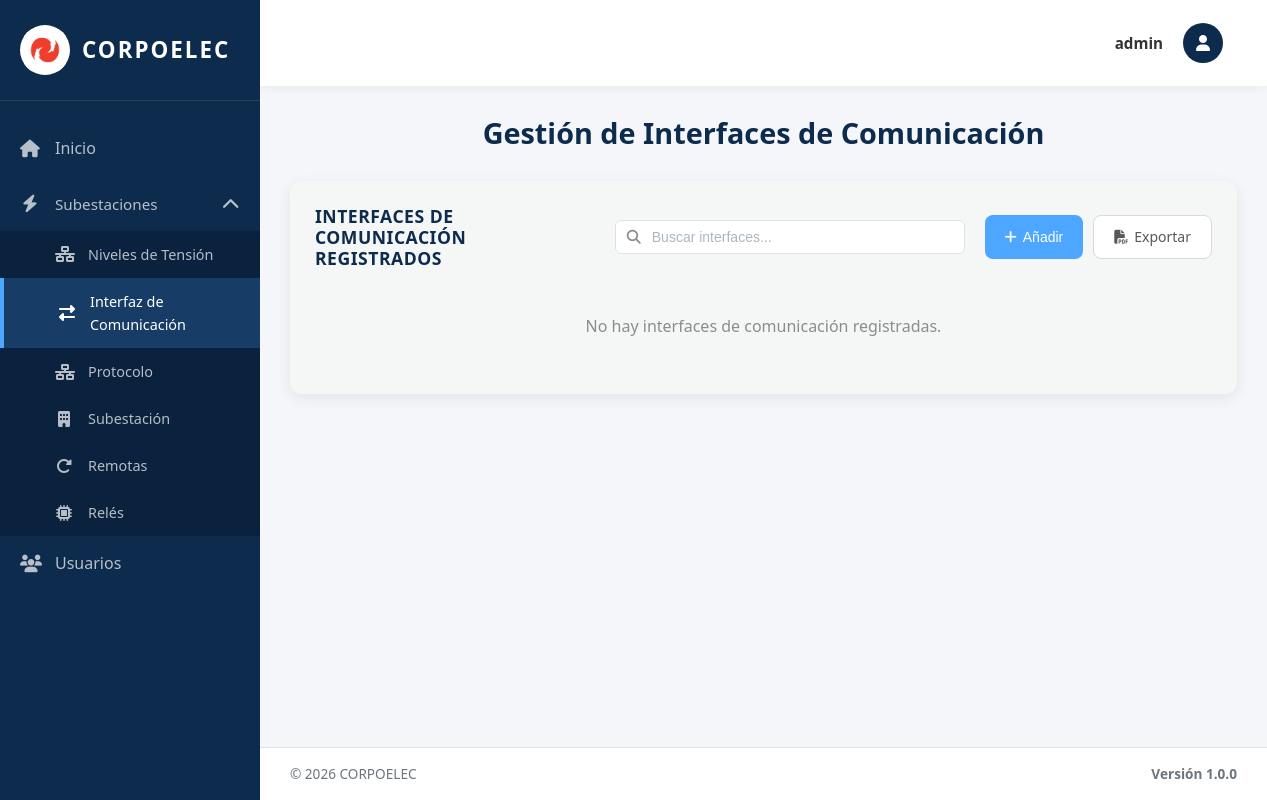
Before: /interfaces/ (signed in) with the older database file.
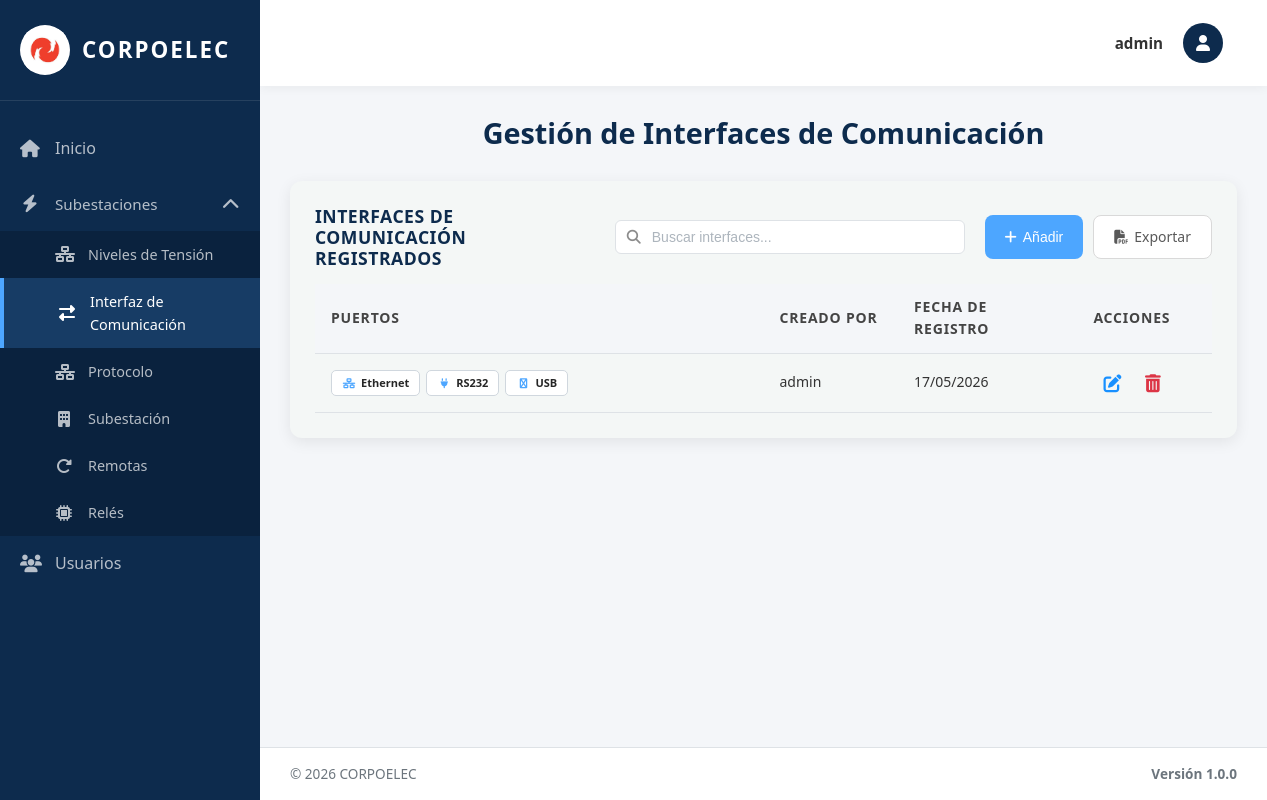
After: the same page with the newer database file.
### equipos/models.py (models this page shows, shortened)
class PuertoComunicacion(models.Model):
    TIPO_CHOICES = [
        ('ETH', 'Ethernet'),
        ('RS232', 'RS232'),
        ('RS485', 'RS485'),
        ('USB', 'USB'),
        ('FIBRA', 'Fibra Óptica'),
    ]
    Id_Puerto = models.AutoField(primary_key=True)  # Identificador único
    Id_Interfaz = models.ForeignKey(InterfazDeComunicacion, on_delete=models.SET_NULL, null=True, blank=True, related_name='puertos')  # Interface a la que pertenece - SET_NULL permite eliminar interfaz sin borrar puertos
    Tipo = models.CharField(max_length=10, choices=TIPO_CHOICES, default='ETH', verbose_name='Tipo de Puerto')  # Tipo de puerto (enumerado)
    Estado = models.CharField(max_length=50, default='Activo', verbose_name='Estado')  # Estado operativo
    Fecha_Reg = models.DateField(auto_now_add=True)  # Fecha de registro automática
    creado_por = models.ForeignKey(User, on_delete=models.SET_NULL, null=True, blank=True, related_name='puertos_creados')  # Usuario que creó el registro
    class Meta:
        verbose_name = 'Puerto de Comunicación'
        verbose_name_plural = 'Puertos de Comunicación'
        ordering = ['Id_Puerto']  # Orden por ID ascendente

class InterfazDeComunicacion(models.Model):
    TIPO_INTERFAZ_CHOICES = [
        ('PUERTOS', 'Puertos de Comunicación'),
        ('PROTOCOLOS', 'Protocolos de Comunicación'),
    ]
    Id_Interfaz = models.AutoField(primary_key=True, serialize=False)  # Identificador único (PK)
    Puertos_C = models.IntegerField(default=0, verbose_name='Cantidad de Puertos')  # Contador de puertos
    Fecha_Reg = models.DateField(auto_now_add=True)  # Fecha de registro automática
    creado_por = models.ForeignKey(User, on_delete=models.SET_NULL, null=True, blank=True, related_name='interfaces_creadas')  # Usuario que creó el registro
    Tipo_Interfaz = models.CharField(max_length=20, choices=TIPO_INTERFAZ_CHOICES, default='PUERTOS', verbose_name='Tipo de Interfaz')  # Tipo de interfaz
    Activo = models.BooleanField(default=True, verbose_name='Activo')  # Para eliminación lógica
    objects = models.Manager()
    activos = models.Manager()  # Manager por defecto para filtrar activos
    class Meta:
        verbose_name = 'Interfaz de Comunicación'
        verbose_name_plural = 'Interfaces de Comunicación'
        ordering = ['Id_Interfaz']  # Orden por ID ascendente

### equipos/views.py (the view, shortened to what this page needs)
# urls.py: path('interfaces/', interfaces_view, name='interfaces'),
@login_required(login_url='/login/')
@no_cache
def interfaces_view(request):
    interfaces_list = InterfazDeComunicacion.objects.filter(Tipo_Interfaz='PUERTOS', Activo=True).prefetch_related('puertos').order_by('Id_Interfaz')
    paginator = Paginator(interfaces_list, 10)
    page_number = request.GET.get('page')
    page_obj = paginator.get_page(page_number)
    puertos_tipos = PuertoComunicacion.TIPO_CHOICES
    context = {
        'title': 'Interfaces',
        'page_obj': page_obj,
        'puertos_tipos': puertos_tipos,
        'is_admin': request.user.is_superuser
    }
    return render(request, 'interfaces.html', context)

### templates/interfaces.html (shortened to what this page needs)
{% extends 'base.html' %}
{% load static %}
{% block content %}
<div class="welcome-text">
  <h2>Gestión de Interfaces de Comunicación</h2>
</div>
<div class="table-section">
   <div class="table-header">
     <h3>INTERFACES DE COMUNICACIÓN REGISTRADOS</h3>
     <div class="search-container">
       <input type="text" class="search-input" id="searchInput" placeholder="Buscar interfaces..." onkeyup="filterTable()">
     </div>
     <div style="display: flex; gap: 10px;">
       <button class="btn btn-primary btn-add-top" onclick="abrirModal()">
         <i class="fas fa-plus"></i> Añadir
       </button>
        <a href="{% url 'exportar_interfaces_pdf' %}" class="btn btn-secondary btn-add-top" title="Exportar PDF">
          <i class="fas fa-file-pdf"></i> Exportar
        </a>
     </div>
   </div>
   {% if page_obj.paginator.count > 0 %}
   <table class="data-table">
      <thead>
          <tr>
            <th width="50%">Puertos</th>
            {% if is_admin %}<th width="15%">Creado Por</th>{% endif %}
            <th width="20%">Fecha de Registro</th>
            <th width="15%">Acciones</th>
          </tr>
      </thead>
      <tbody>
        {% for interfaz in page_obj %}
        <tr>
          <td>
            <div class="puertos-container">
            {% for puerto in interfaz.puertos.all %}
                <span class="puerto-badge">
                  <span class="puerto-icon">
                    {% if puerto.Tipo == 'ETH' %}<i class="fas fa-network-wired"></i>{% endif %}
                    {% if puerto.Tipo == 'RS232' %}<i class="fas fa-plug"></i>{% endif %}
                    {% if puerto.Tipo == 'USB' %}<i class="fas fa-usb"></i>{% endif %}
                  </span>
                  <span class="puerto-text">{{ puerto.get_Tipo_display }}</span>
                </span>
            {% empty %}
                <span class="no-data">Sin puertos</span>
            {% endfor %}
            </div>
          </td>
          {% if is_admin %}<td>{{ interfaz.creado_por.username|default:"Sistema" }}</td>{% endif %}
          <td><span class="fecha-text">{{ interfaz.Fecha_Reg|date:"d/m/Y" }}</span></td>
          <td class="actions-cell">
           {% with puertos_list=interfaz.puertos.all %}
           <button type="button" class="btn-icon btn-edit" title="Editar" onclick="abrirModalEditar({{ interfaz.Id_Interfaz }}, '{% for p in puertos_list %}{{ p.Tipo }}{% if not forloop.last %},{% endif %}{% endfor %}')">
             <i class="fas fa-edit"></i>
           </button>
           {% endwith %}
           <form method="post" style="display: inline;" onsubmit="return confirmarEliminacion(this);">
             <button type="submit" class="btn-icon btn-delete" title="Eliminar">
               <i class="fas fa-trash-alt"></i>
             </button>
           </form>
         </td>
      </tr>
      {% endfor %}
      </tbody>
    </table>
     {% else %}
     <p class="no-data">No hay interfaces de comunicación registradas.</p>
     {% endif %}
   </div>
{% endblock %}

Changed rows visible on the page:
added InterfazDeComunicacion: creado_por.username "admin", Fecha_Reg "17/05/2026"
added PuertoComunicacion: Tipo "Ethernet"
added PuertoComunicacion: Tipo "RS232"
added PuertoComunicacion: Tipo "USB"
Other visible differences:
text no longer shown: "No hay interfaces de comunicación registradas."
text now shown: "PUERTOS CREADO POR FECHA DE REGISTRO ACCIONES"
